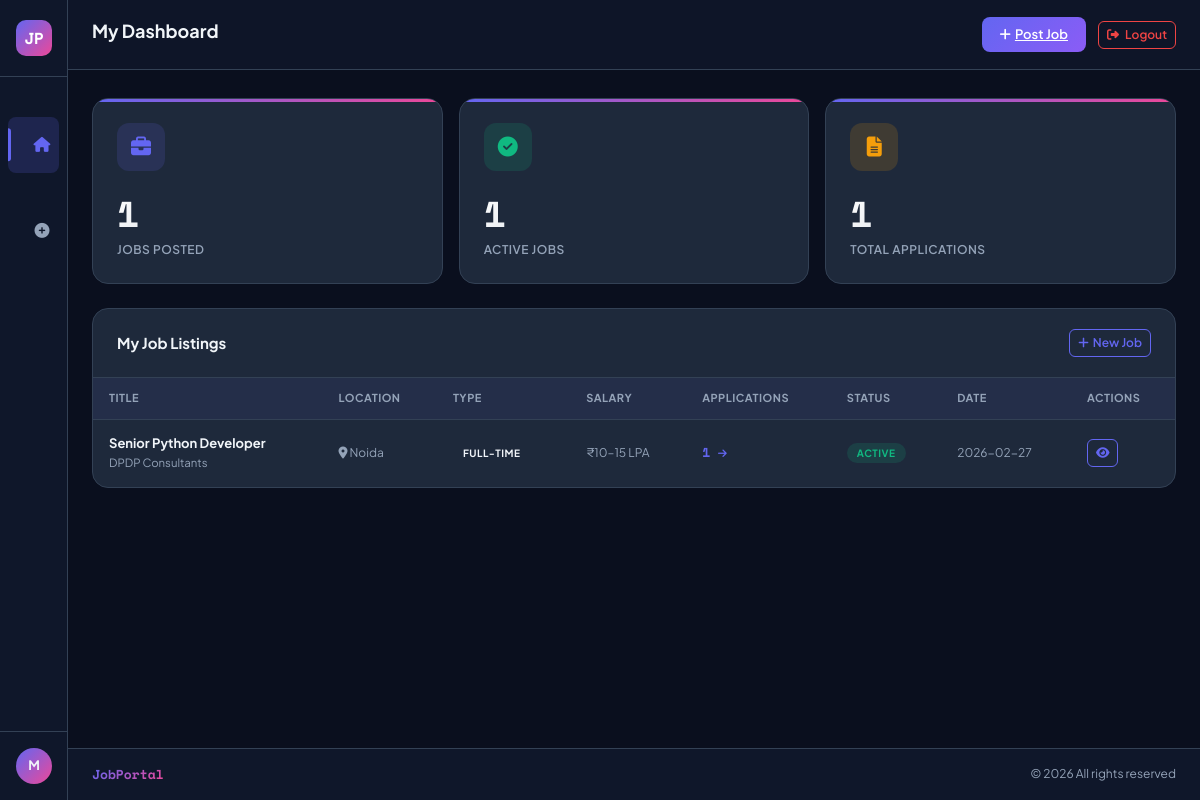
/dashboard (signed in), run on the app's committed database.
### tables this page shows
CREATE TABLE jobs (
            id INTEGER PRIMARY KEY AUTOINCREMENT,
            employer_id INTEGER NOT NULL,
            title TEXT NOT NULL,
            company TEXT NOT NULL,
            location TEXT NOT NULL,
            job_type TEXT NOT NULL,
            salary TEXT,
            description TEXT NOT NULL,
            requirements TEXT,
            is_active INTEGER DEFAULT 1,
            created_at DATETIME DEFAULT CURRENT_TIMESTAMP,
            FOREIGN KEY (employer_id) REFERENCES users(id)
        );

### app.py (the view, shortened to what this page needs)
@app.route('/dashboard')
@login_required
def dashboard():
    role = session.get('role')
    db = get_db()
    if role == 'admin':
        now = datetime.now()
        today = now.strftime('%Y-%m-%d')
        week_ago = (now - timedelta(days=7)).strftime('%Y-%m-%d')
        month_ago = (now - timedelta(days=30)).strftime('%Y-%m-%d')
        year_ago = (now - timedelta(days=365)).strftime('%Y-%m-%d')
        stats = {
            'total_jobs': db.execute('SELECT COUNT(*) FROM jobs').fetchone()[0],
            'total_employers': db.execute("SELECT COUNT(*) FROM users WHERE role='employer'").fetchone()[0],
            'total_jobseekers': db.execute("SELECT COUNT(*) FROM users WHERE role='jobseeker'").fetchone()[0],
            'total_applications': db.execute('SELECT COUNT(*) FROM applications').fetchone()[0],
            'daily_jobs': db.execute('SELECT COUNT(*) FROM jobs WHERE DATE(created_at)=?', (today,)).fetchone()[0],
            'weekly_jobs': db.execute('SELECT COUNT(*) FROM jobs WHERE DATE(created_at)>=?', (week_ago,)).fetchone()[0],
            'monthly_jobs': db.execute('SELECT COUNT(*) FROM jobs WHERE DATE(created_at)>=?', (month_ago,)).fetchone()[0],
            'yearly_jobs': db.execute('SELECT COUNT(*) FROM jobs WHERE DATE(created_at)>=?', (year_ago,)).fetchone()[0],
            'daily_employers': db.execute("SELECT COUNT(*) FROM users WHERE role='employer' AND DATE(created_at)=?", (today,)).fetchone()[0],
            'weekly_employers': db.execute("SELECT COUNT(*) FROM users WHERE role='employer' AND DATE(created_at)>=?", (week_ago,)).fetchone()[0],
            'monthly_employers': db.execute("SELECT COUNT(*) FROM users WHERE role='employer' AND DATE(created_at)>=?", (month_ago,)).fetchone()[0],
            'yearly_employers': db.execute("SELECT COUNT(*) FROM users WHERE role='employer' AND DATE(created_at)>=?", (year_ago,)).fetchone()[0],
            'daily_seekers': db.execute("SELECT COUNT(*) FROM users WHERE role='jobseeker' AND DATE(created_at)=?", (today,)).fetchone()[0],
            'weekly_seekers': db.execute("SELECT COUNT(*) FROM users WHERE role='jobseeker' AND DATE(created_at)>=?", (week_ago,)).fetchone()[0],
            'monthly_seekers': db.execute("SELECT COUNT(*) FROM users WHERE role='jobseeker' AND DATE(created_at)>=?", (month_ago,)).fetchone()[0],
            'yearly_seekers': db.execute("SELECT COUNT(*) FROM users WHERE role='jobseeker' AND DATE(created_at)>=?", (year_ago,)).fetchone()[0],
        }
        recent_jobs = db.execute('SELECT j.*, u.name as employer_name FROM jobs j JOIN users u ON j.employer_id=u.id ORDER BY j.created_at DESC LIMIT 5').fetchall()
        return render_template('admin/dashboard.html', stats=stats, recent_jobs=recent_jobs)
    elif role == 'employer':
        jobs = db.execute('SELECT j.*, COUNT(a.id) as app_count FROM jobs j LEFT JOIN applications a ON j.id=a.job_id WHERE j.employer_id=? GROUP BY j.id ORDER BY j.created_at DESC', (session['user_id'],)).fetchall()
        total_apps = db.execute('SELECT COUNT(*) FROM applications a JOIN jobs j ON a.job_id=j.id WHERE j.employer_id=?', (session['user_id'],)).fetchone()[0]
        return render_template('employer/dashboard.html', jobs=jobs, total_apps=total_apps)

### app.py (called while the page is built)
def login_required(f):
    @wraps(f)
    def decorated(*args, **kwargs):
        if 'user_id' not in session:
            flash('Please log in to continue.', 'warning')
            return redirect(url_for('login'))
        return f(*args, **kwargs)
    return decorated

### database.py (called while the page is built)
def get_db():
    from flask import g
    if 'db' not in g:
        g.db = sqlite3.connect(DATABASE)
        g.db.row_factory = sqlite3.Row
        g.db.execute('PRAGMA foreign_keys = ON')
    return g.db

### templates/employer/dashboard.html (shortened to what this page needs)
{% extends "base.html" %}
{% block page_title %}My Dashboard{% endblock %}
{% block header_actions %}
<a href="{{ url_for('post_job') }}" class="btn-accent"><i class="fas fa-plus me-1"></i>Post Job</a>
{% endblock %}
{% block content %}
<div class="row g-3 mb-4">
    <div class="col-6 col-md-4">
        <div class="stat-card">
            <div class="stat-icon" style="background:rgba(99,102,241,0.15);"><i class="fas fa-briefcase" style="color:#6366f1;"></i></div>
            <div class="stat-number">{{ jobs|length }}</div>
            <div class="stat-label">Jobs Posted</div>
        </div>
    </div>
    <div class="col-6 col-md-4">
        <div class="stat-card">
            <div class="stat-icon" style="background:rgba(16,185,129,0.15);"><i class="fas fa-check-circle" style="color:#10b981;"></i></div>
            <div class="stat-number">{{ jobs|selectattr('is_active')|list|length }}</div>
            <div class="stat-label">Active Jobs</div>
        </div>
    </div>
    <div class="col-12 col-md-4">
        <div class="stat-card">
            <div class="stat-icon" style="background:rgba(245,158,11,0.15);"><i class="fas fa-file-alt" style="color:#f59e0b;"></i></div>
            <div class="stat-number">{{ total_apps }}</div>
            <div class="stat-label">Total Applications</div>
        </div>
    </div>
</div>
<div class="data-card">
    <div class="data-card-header">
        <span class="data-card-title">My Job Listings</span>
        <a href="{{ url_for('post_job') }}" class="btn btn-sm btn-outline-primary"><i class="fas fa-plus me-1"></i>New Job</a>
    </div>
    <div class="table-responsive">
        <table class="custom-table">
            <thead>
                <tr>
                    <th>Title</th>
                    <th>Location</th>
                    <th>Type</th>
                    <th>Salary</th>
                    <th>Applications</th>
                    <th>Status</th>
                    <th>Date</th>
                    <th>Actions</th>
                </tr>
            </thead>
            <tbody>
                {% if jobs %}
                {% for job in jobs %}
                <tr>
                    <td><strong>{{ job.title }}</strong><br><small style="color:#94a3b8;">{{ job.company }}</small></td>
                    <td style="color:#94a3b8; font-size:12px;"><i class="fas fa-map-marker-alt"></i> {{ job.location }}</td>
                    <td><span class="badge-role type-{{ job.job_type|replace(' ','') }}">{{ job.job_type }}</span></td>
                    <td style="color:#94a3b8; font-size:12px;">{{ job.salary or '—' }}</td>
                    <td>
                        <a href="{{ url_for('job_applications', job_id=job.id) }}"
                           style="font-family:'Space Mono',monospace; font-weight:700; color:#6366f1; text-decoration:none;">
                            {{ job.app_count }} <i class="fas fa-arrow-right" style="font-size:10px;"></i>
                        </a>
                    </td>
                    <td>
                        {% if job.is_active %}
                        <span class="badge-role badge-active">Active</span>
                        {% else %}
                        <span class="badge-role badge-inactive">Inactive</span>
                        {% endif %}
                    </td>
                    <td style="color:#94a3b8; font-size:12px;">{{ job.created_at[:10] }}</td>
                    <td>
                        <a href="{{ url_for('job_applications', job_id=job.id) }}" class="btn btn-sm btn-outline-primary">
                            <i class="fas fa-eye"></i>
                        </a>
                    </td>
                </tr>
                {% endfor %}
                {% endif %}
            </tbody>
        </table>
    </div>
</div>
{% endblock %}

### templates/base.html (style rules this page uses)
:root { --sidebar-width: 240px; --sidebar-collapsed: 68px; --primary: #0f172a; --accent: #6366f1; --accent2: #ec4899; --surface: #1e293b; --surface2: #0f172a; --text: #f1f5f9; --text-muted: #94a3b8; --border: #334155; --card-bg: #1e293b; --success: #10b981; --warning: #f59e0b; --danger: #ef4444; --transition: 0.25s cubic-bezier(0.4,0,0.2,1); }
* { box-sizing: border-box; }
body { font-family: 'Plus Jakarta Sans', sans-serif; background: #0a0f1e; color: var(--text); min-height: 100vh; overflow-x: hidden; }
.btn-accent { background: linear-gradient(135deg, var(--accent), #8b5cf6); border: none; color: white; padding: 8px 18px; border-radius: 8px; font-size: 13px; font-weight: 600; transition: all 0.2s; cursor: pointer; }
.stat-card { background: var(--card-bg); border: 1px solid var(--border); border-radius: 16px; padding: 24px; position: relative; overflow: hidden; transition: transform 0.2s, box-shadow 0.2s; }
.stat-card::before { content: ''; position: absolute; top: 0; left: 0; right: 0; height: 3px; background: linear-gradient(90deg, var(--accent), var(--accent2)); }
.stat-number { font-size: 36px; font-weight: 800; font-family: 'Space Mono', monospace; background: linear-gradient(135deg, #fff, var(--text-muted)); -webkit-background-clip: text; -webkit-text-fill-color: transparent; }
.stat-label { font-size: 12px; color: var(--text-muted); font-weight: 600; text-transform: uppercase; letter-spacing: 0.5px; }
.stat-icon { width: 48px; height: 48px; border-radius: 12px; display: flex; align-items: center; justify-content: center; font-size: 20px; margin-bottom: 16px; }
.data-card { background: var(--card-bg); border: 1px solid var(--border); border-radius: 16px; overflow: hidden; }
.data-card-header { padding: 20px 24px; border-bottom: 1px solid var(--border); display: flex; align-items: center; justify-content: space-between; }
.data-card-title { font-size: 15px; font-weight: 700; }
.custom-table { width: 100%; border-collapse: collapse; }
.custom-table th { background: rgba(99,102,241,0.08); padding: 12px 16px; font-size: 11px; font-weight: 700; text-transform: uppercase; letter-spacing: 0.5px; color: var(--text-muted); border-bottom: 1px solid var(--border); text-align: left; }
.custom-table td { padding: 14px 16px; font-size: 13px; border-bottom: 1px solid rgba(51,65,85,0.5); vertical-align: middle; }
.custom-table tr:last-child td { border-bottom: none; }
.badge-role { padding: 4px 10px; border-radius: 20px; font-size: 10px; font-weight: 700; text-transform: uppercase; letter-spacing: 0.5px; }
.badge-active { background: rgba(16,185,129,0.15); color: var(--success); }
.btn-sm { border-radius: 6px !important; font-size: 12px !important; font-weight: 600 !important; }
.btn-outline-primary { border-color: var(--accent) !important; color: var(--accent) !important; }

### data on the page
jobs: title "Senior Python Developer", company "DPDP Consultants", location "Noida", job_type "FULL-TIME", salary "₹10–15 LPA", app_count "1", is_active "ACTIVE", created_at "2026-02-27"

### other printed values
{{ session.get('name', 'U')[0].upper() }} "M"
{{ jobs|length }} "1"
{{ jobs|selectattr('is_active')|list|length }} "1"
{{ total_apps }} "1"
